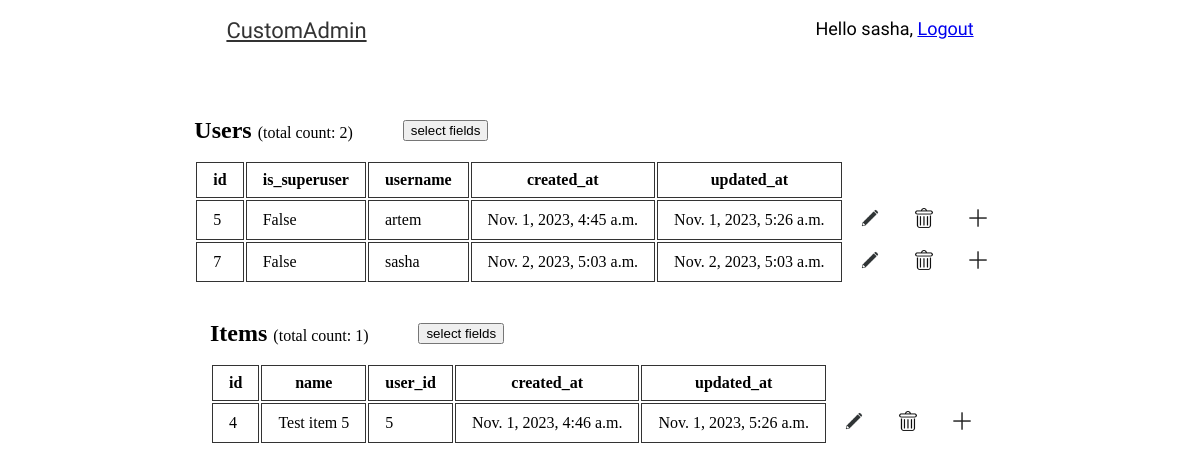
The page / (signed in) on the database as committed earlier.
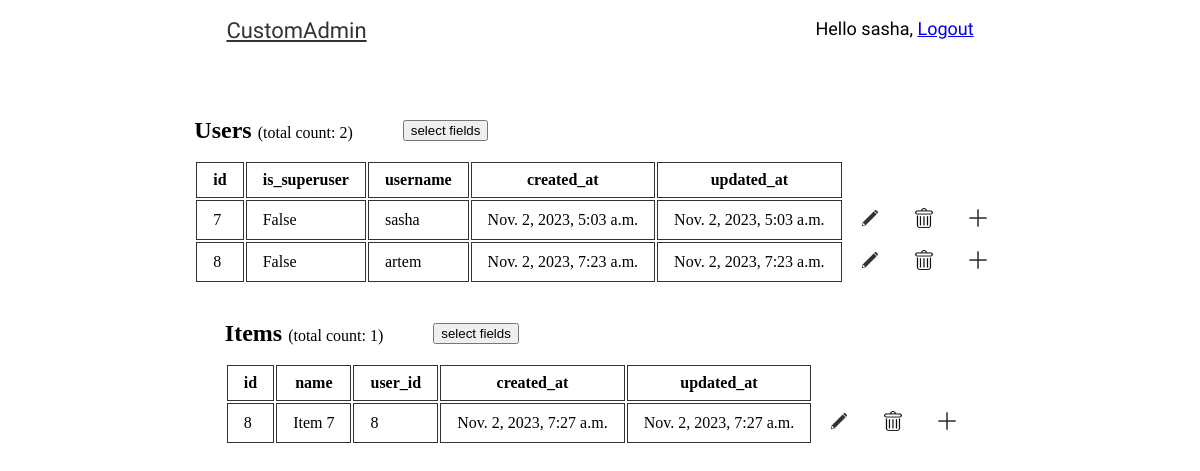
The same page on the database as committed later.
### customadmin/models.py (models this page shows, shortened)
class CustomUser(AbstractUser):
    created_at = models.DateTimeField(auto_now_add=True)
    updated_at = models.DateTimeField(auto_now=True)
    def get_classname(self) -> str:
        return "CustomUser"

class Item(models.Model):
    name = models.CharField(max_length=255)
    user_id = models.ForeignKey(
        CustomUser, on_delete=models.CASCADE, verbose_name="user_id"
    )
    created_at = models.DateTimeField(auto_now_add=True)
    updated_at = models.DateTimeField(auto_now=True)
    def get_classname(self) -> str:
        return "Item"

### customadmin/views.py (the view)
# urls.py: path("", views.dashboard, name="dashboard"),
@login_required
def dashboard(request):
    if request.method == "POST":
        user_selected_fields = request.POST.getlist("user_selected_fields")
        item_selected_fields = request.POST.getlist("item_selected_fields")
    else:
        user_selected_fields = None
        item_selected_fields = None
    user_white_list = ["username", "is_superuser"]
    user_black_list = ["logentry", "item"]
    abstractuser_fields = AbstractUser._meta.get_fields()
    abstractuser_fields = list(map(lambda field: field.name, abstractuser_fields))
    user_black_list += abstractuser_fields
    user_allfields = CustomUser._meta.get_fields()
    user_allfields = list(map(lambda field: field.name, user_allfields))
    user_fields = []
    for field in user_allfields:
        if field not in user_black_list or field in user_white_list:
            user_fields.append(field)
    user_allfields = user_fields
    if user_selected_fields:
        user_fields = user_selected_fields
    item_fields = Item._meta.get_fields()
    item_allfields = list(map(lambda field: field.name, item_fields))
    if item_selected_fields:
        item_fields = item_selected_fields
    else:
        item_fields = item_allfields
    users = CustomUser.objects.all()
    items = Item.objects.all()
    return render(
        request,
        "customadmin/dashboard.html",
        {
            "user_allfields": user_allfields,
            "item_allfields": item_allfields,
            "user_fields": user_fields,
            "item_fields": item_fields,
            "users": users,
            "items": items,
        },
    )

### customadmin/templatetags/dashboard_tags.py (called while the page is built)
@register.inclusion_tag("customadmin/row.html")
def render_row(obj, fields):
    data = {}
    for field in fields:
        try:
            data[field] = obj.__dict__[field]
        except KeyError:
            data[field] = obj.__dict__[field + "_id"]
    return {
        "data": data,
        "object": obj,
    }

### customadmin/templates/customadmin/dashboard.html (shortened to what this page needs)
{% extends 'base.html' %}
{% load static %}
{% load dashboard_tags %}
{% block content %}
<div class="container">
    <div class="cards">
        <div class="users-card">
            <div class="card-header">
                <h1>
                    Users <span class="secondary-text">(total count: {{users|length}})</span>
                </h1>
                <div class="dropdown-wrapper">
                    <button class="dropdownButton">select fields</button>
                </div>
            </div>
            <table class="users-table">
                <tr>
                    {% for field in user_fields %}
                    <th>{{field}}</th>
                    {% endfor %}
                </tr>
                {% if users|length > 0 %}
                {% for user in users %}
                {% render_row user user_fields %}
                {% endfor %}
                {% endif %}
            </table>
        </div>
        <div class="items-card">
            <div class="card-header">
                <h1>
                    Items <span class="secondary-text">(total count: {{items|length}})</span>
                </h1>
                <div class="dropdown-wrapper">
                    <button class="dropdownButton">select fields</button>
                </div>
            </div>
            <table class="items-table">
                <tr>
                    {% for field in item_fields %}
                    <th>{{field}}</th>
                    {% endfor %}
                </tr>
                {% if items|length > 0 %}
                {% for item in items %}
                {% render_row item item_fields %}
                {% endfor %}
                {% endif %}
            </table>
        </div>
    </div>
</div>
{% endblock %}

### customadmin/templates/base.html (shortened to what this page needs)
{% load static %}
<!DOCTYPE html>
<html lang="en">
<head>
    <link href="{% static 'styles/styles.css' %}" rel="stylesheet">
</head>
<body>
    {% block header %}
    <div class="container">
        <div id="header">
            <div>
                <a href="/" class="logo">CustomAdmin</a>
            </div>
            <div>
                <span class="user">
                    {% if request.user.is_authenticated %}
                    Hello {{ request.user.first_name|default:request.user.username }},
                    <a href="{% url 'customadmin:logout' %}">Logout</a>
                    {% else %}
                    <a href="{% url 'customadmin:login' %}">Log-in</a>
                    {% endif %}
                </span>
            </div>
        </div>
    </div>
    {% endblock %}
    {% block content %}
    {% endblock %}
</body>
</html>

### customadmin/templates/customadmin/row.html (shortened to what this page needs)
{% extends 'base.html' %}
{% load static %}
{% block content %}
<tr>
    {% for key, value in data.items %}
    <td>{{value}}</td>
    {% endfor %}
    <td class="invis-td">
        <form method="get" action="{% url 'customadmin:edit-object' object.id object.get_classname %}">
            <button class="edit-btn" type="submit"><img style="width: 20px;" src="{% static 'images/edit.png' %}"
                    alt=""></button>
        </form>
    </td>
    <td class="invis-td">
        <form method="get" action="{% url 'customadmin:delete-object' object.id object.get_classname %}">
            <button class="delete-btn" type="submit"><img style="width: 20px;" src="{% static 'images/delete.png' %}"
                    alt=""></button>
        </form>
    </td>
    {% if object.get_classname == 'CustomUser' %}
    <td class="invis-td">
        <form method="get" action="{% url 'customadmin:create-user' %}">
            <button class="create-btn" type="submit"><img style="width: 20px;" src="{% static 'images/plus.png' %}"
                    alt=""></button>
        </form>
    </td>
    {% endif %}
    {% if object.get_classname == 'Item' %}
    <td class="invis-td">
        <form method="get" action="{% url 'customadmin:create-item' %}">
            <button class="create-btn" type="submit"><img style="width: 20px;" src="{% static 'images/plus.png' %}"
                    alt=""></button>
        </form>
    </td>
    {% endif %}
</tr>
{% endblock %}

### static/styles/styles.css (style rules this page uses)
.secondary-text { font-size: 1rem; font-weight: 400; counter-reset: #4f4f4f; }
#header { display: flex; justify-content: space-between; padding: 10px 100px; font-family: "Ubuntu", sans-serif; font-size: 18px; overflow: auto; }
#header .logo { float: left; color: #333; font-size: 22px; margin-right: 10%; }
.container { width: 80%; margin: auto; }
.cards { display: flex; justify-content: space-around; flex-wrap: wrap; align-items: center; gap: 20px; margin-top: 3rem; }
.card-header { display: flex; flex-direction: row; align-items: center; gap: 50px; }
.card-header h1, .items-card h1 { display: block; font-size: 1.5rem; }
.dropdown-wrapper { position: relative; }
th, td { padding: 0.5rem 1rem; border: 1px solid #333; }
.invis-td { padding: 0.1 0.4; border: none; }
.edit-btn, .delete-btn, .create-btn { padding: 0; border: none; font: inherit; color: inherit; background-color: transparent; cursor: pointer; transition: 0.3s; }

Rows that differ between the two databases and show on the page:
removed CustomUser: data "5" "False" "artem" "Nov. 1, 2023, 4:45 a.m." "Nov. 1, 2023, 5:26 a.m."
removed Item: data "4" "Test item 5" "5" "Nov. 1, 2023, 4:46 a.m." "Nov. 1, 2023, 5:26 a.m."
added CustomUser: data "8" "False" "artem" "Nov. 2, 2023, 7:23 a.m." "Nov. 2, 2023, 7:23 a.m."
added Item: data "8" "Item 7" "8" "Nov. 2, 2023, 7:27 a.m." "Nov. 2, 2023, 7:27 a.m."
